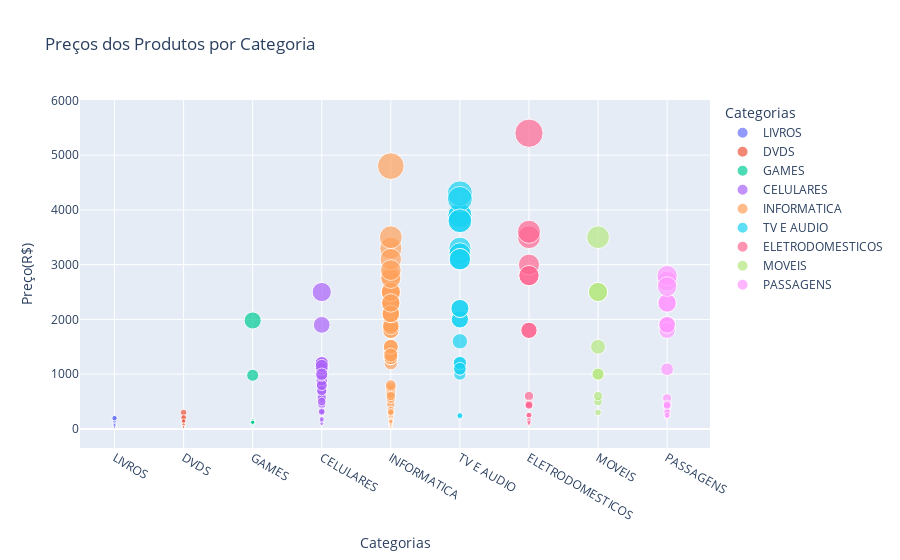

Write notebook code for a chart like this one.
### Code cell
# Criar gráfico de dispersão
fig = px.scatter(
    df_join,
    x='Categoria',             # Eixo X
    y='Valor Unitário',          # Eixo Y
    color='Categoria',           # Cor por categoria
    size='Valor Unitário',          # Tamanho dos pontos conforme custo médio
    title='Preços dos Produtos por Categoria',
    labels={
        'Categoria': 'Categorias',
        'Valor Unitário': 'Preço(R$)'
    },
    hover_name='Produto'         # Mostra o nome do produto ao passar o mouse
)

# Exibir o gráfico interativo
fig.show()

### Figure 1 — Plotly figure (JSON) as saved in the notebook; plotly's stock layout.template omitted (floating-point values rounded to 4 significant figures)
{"data": [{"hovertemplate": "<b>%{hovertext}</b><br><br>Categorias=%{x}<br>Preço(R$)=%{marker.size}<extra></extra>", "hovertext": ["Cavaleiro Dos 7 Reinos", "Jogos Vorazes", "Revelados", "A Culpa É Das Estrelas", "Um Caso Perdido", "Windows 2016 Visao Geral", "Exchange 2014", "C# Pratico", "Sql Server 2016", "Tsql Tuning", "Advanced Azure", "As Crônicas De Andromeda", "Cronicas Antigas", "O Senhor Do Crime", "Barco De Pedra"], "legendgroup": "LIVROS", "marker": {"color": "#636efa", "size": [30, 45, 48, 24, 56, 90, 130, 60, 30, 90, 70, 69, 189, 199, 37], "sizemode": "area", "sizeref": 13.5, "symbol": "circle"}, "mode": "markers", "name": "LIVROS", "orientation": "v", "showlegend": true, "x": ["LIVROS", "LIVROS", "LIVROS", "LIVROS", "LIVROS", "LIVROS", "LIVROS", "LIVROS", "LIVROS", "LIVROS", "LIVROS", "LIVROS", "LIVROS", "LIVROS", "LIVROS"], "xaxis": "x", "y": [30, 45, 48, 24, 56, 90, 130, 60, 30, 90, 70, 69, 189, 199, 37], "yaxis": "y", "type": "scatter"}, {"hovertemplate": "<b>%{hovertext}</b><br><br>Categorias=%{x}<br>Preço(R$)=%{marker.size}<extra></extra>", "hovertext": ["O Patrão", "A Casa", "A Teoria", "Diário Romântico", "Dinossauros", "Jackson", "Escolinha Do Juca", "Casoas Antigos", "O Pequeno", "Poderoso Chefe", "Mentes Criminosas", "Familia Paratto", "Gladiadores", "O Super-herói", "Homem De Aço", "Gravitacional", "Vingança", "Jogos Maléficos", "A Vida Secreta", "O Imortal"], "legendgroup": "DVDS", "marker": {"color": "#EF553B", "size": [78, 299, 198, 176, 40, 34, 56, 37, 43, 98, 210, 134, 145, 45, 45, 78, 45, 38, 37, 37], "sizemode": "area", "sizeref": 13.5, "symbol": "circle"}, "mode": "markers", "name": "DVDS", "orientation": "v", "showlegend": true, "x": ["DVDS", "DVDS", "DVDS", "DVDS", "DVDS", "DVDS", "DVDS", "DVDS", "DVDS", "DVDS", "DVDS", "DVDS", "DVDS", "DVDS", "DVDS", "DVDS", "DVDS", "DVDS", "DVDS", "DVDS"], "xaxis": "x", "y": [78, 299, 198, 176, 40, 34, 56, 37, 43, 98, 210, 134, 145, 45, 45, 78, 45, 38, 37, 37], "yaxis": "y", "type": "scatter"}, {"hovertemplate": "<b>%{hovertext}</b><br><br>Categorias=%{x}<br>Preço(R$)=%{marker.size}<extra></extra>", "hovertext": ["Cavaleiro Das Trevas", "Cartoon Movie", "Cavaleiros De Prata", "Wario", "Just Dance", "Revivals", "Load Runner", "Futebol 2018", "Soccer 2018", "Diabo", "Fantasy Star", "Titans", "Raider", "Castelvania", "South Place", "Dragon Blazer", "Thief", "Fabula", "Devilcry", "Mafia", "Playstation 4", "Playstation 3"], "legendgroup": "GAMES", "marker": {"color": "#00cc96", "size": [110, 99, 145, 145, 99, 145, 145, 145, 145, 99, 89, 98, 120, 120, 98, 90, 140, 120, 120, 120, 1980, 980], "sizemode": "area", "sizeref": 13.5, "symbol": "circle"}, "mode": "markers", "name": "GAMES", "orientation": "v", "showlegend": true, "x": ["GAMES", "GAMES", "GAMES", "GAMES", "GAMES", "GAMES", "GAMES", "GAMES", "GAMES", "GAMES", "GAMES", "GAMES", "GAMES", "GAMES", "GAMES", "GAMES", "GAMES", "GAMES", "GAMES", "GAMES", "GAMES", "GAMES"], "xaxis": "x", "y": [110, 99, 145, 145, 99, 145, 145, 145, 145, 99, 89, 98, 120, 120, 98, 90, 140, 120, 120, 120, 1980, 980], "yaxis": "y", "type": "scatter"}, {"hovertemplate": "<b>%{hovertext}</b><br><br>Categorias=%{x}<br>Preço(R$)=%{marker.size}<extra></extra>", "hovertext": ["Moto G6", "Moto G5", "Moto Z Play 2", "Motorola Tv", "Carregador Turbo Celular", "Nokia 549", "Nokia Quarty", "Nokia Asha 501", "Nokia Asha 202", "Carregador Universal Nokia", "Samsung E1203", "Samsung Xy 3", "Samsung Xy 4", "Samsung Duos", "Lg Optimus", "Lg C397", "Dreamc Vga", "Dreamc Quarty", "Xtg E1", "Xtg Sound", "Xtg Rad D3", "Xtg Rad D1", "Phone 4", "Phone 5", "Sony W100", "Sony W200", "Sony W500", "Moto Z Play 3", "Star Tack"], "legendgroup": "CELULARES", "marker": {"color": "#ab63fa", "size": [860, 679, 1150, 799, 99, 450, 300, 600, 700, 100, 560, 800, 1200, 1100, 890, 500, 150, 180, 300, 320, 700, 800, 1900, 2500, 980, 1100, 1200, 1150, 1000], "sizemode": "area", "sizeref": 13.5, "symbol": "circle"}, "mode": "markers", "name": "CELULARES", "orientation": "v", "showlegend": true, "x": ["CELULARES", "CELULARES", "CELULARES", "CELULARES", "CELULARES", "CELULARES", "CELULARES", "CELULARES", "CELULARES", "CELULARES", "CELULARES", "CELULARES", "CELULARES", "CELULARES", "CELULARES", "CELULARES", "CELULARES", "CELULARES", "CELULARES", "CELULARES", "CELULARES", "CELULARES", "CELULARES", "CELULARES", "CELULARES", "CELULARES", "CELULARES", "CELULARES", "CELULARES"], "xaxis": "x", "y": [860, 679, 1150, 799, 99, 450, 300, 600, 700, 100, 560, 800, 1200, 1100, 890, 500, 150, 180, 300, 320, 700, 800, 1900, 2500, 980, 1100, 1200, 1150, 1000], "yaxis": "y", "type": "scatter"}, {"hovertemplate": "<b>%{hovertext}</b><br><br>Categorias=%{x}<br>Preço(R$)=%{marker.size}<extra></extra>", "hovertext": ["Sony I7", "Sony I5", "Desktop I3", "Desktop I5", "Desktop 17", "Ipod Nano 16", "Ipod Nano 32", "Ipad Mini 16", "Ipad 32", "Ipad 64", "Pendrive 32 Multilaser", "Pendrive 16", "Pendrive 64", "Pendrive 64 Ml", "Pendrive 256", "Pendrive 128 Crossair", "Pendrive 128", "Hd 1t Samsung", "Hd 2t Samsung", "Hd 3t Samsung", "Hd 1t", "Hd 2t", "Hd 3t", "Desktop P5 Ml", "Desktop A5 Ml", "Desktop P5 Ph", "Desktop A5 Ph", "Desktop A5 Hp", "Desktop P5 Hp", "Desktop A5 Hp", "Notebook Hp C-34", "Notebook Hp One", "Notebook Hp Inove", "Notebook Sony Jk", "Notebook Sony 3d", "Notebook Sony Aws", "Notebook Msft Hibr", "Notebook Msft Touch", "Notebook Msft 17", "Notebook Acer 15", "Notebook Acer 17", "Notebook Ln 15", "Notebook Ln 17", "Tablet 7 Lenovo", "Tablet 10 Lenovo", "Mp4 32 Gb Sony", "Pc Dual Core", "Galaxy Tab 10", "Galaxy Note", "Roteador Wireless", "Roteador 18 Portas", "Adaptador Wireless", "Hub Switch 6 Portas", "Memoria Ddr 3 4gb", "Memoria Ddr 3 8gb", "Memoria Ddr 3 16gb", "Memoria Ddr 3 32gb", "Leitor De Cartoes", "Leitor De Cartoes Multilaser", "Cartao Sd 32 Gb Sandisk", "Cartao Sd 64 Gb Samsung", "Cartao Sd 128 Gb Sandisk", "Cartao Sd 32 Gb Sandisk", "Cartao Sd 64 Gb Samsung", "Cartao Sd 128 Gb Sandisk", "Placa De Som", "Combo Teclado E Mouse", "Teclado Wireless Multilaser", "Mouse Optico", "Combo Teclado E Mouse", "Teclado Wireless", "Mouse Optico", "Mochila Notebook 14 Pol", "Mochila Notebook 15.6 Pol", "Mochila Notebook 17 Pol"], "legendgroup": "INFORMATICA", "marker": {"color": "#FFA15A", "size": [2500, 1800, 1800, 2100, 2300, 300, 450, 1200, 1900, 2500, 50, 30, 80, 85, 240, 137, 146, 260, 550, 700, 290, 650, 760, 1400, 1300, 1400, 1300, 1300, 1400, 1300, 2300, 1870, 3300, 2800, 2500, 2750, 4800, 3500, 3100, 1500, 2100, 1500, 2100, 600, 800, 240, 1350, 2300, 2900, 90, 300, 89, 79, 80, 90, 140, 350, 34, 24, 32, 78, 156, 32, 78, 156, 290, 310, 120, 89, 130, 89, 59, 89, 109, 139], "sizemode": "area", "sizeref": 13.5, "symbol": "circle"}, "mode": "markers", "name": "INFORMATICA", "orientation": "v", "showlegend": true, "x": ["INFORMATICA", "INFORMATICA", "INFORMATICA", "INFORMATICA", "INFORMATICA", "INFORMATICA", "INFORMATICA", "INFORMATICA", "INFORMATICA", "INFORMATICA", "INFORMATICA", "INFORMATICA", "INFORMATICA", "INFORMATICA", "INFORMATICA", "INFORMATICA", "INFORMATICA", "INFORMATICA", "INFORMATICA", "INFORMATICA", "INFORMATICA", "INFORMATICA", "INFORMATICA", "INFORMATICA", "INFORMATICA", "INFORMATICA", "INFORMATICA", "INFORMATICA", "INFORMATICA", "INFORMATICA", "INFORMATICA", "INFORMATICA", "INFORMATICA", "INFORMATICA", "INFORMATICA", "INFORMATICA", "INFORMATICA", "INFORMATICA", "INFORMATICA", "INFORMATICA", "INFORMATICA", "INFORMATICA", "INFORMATICA", "INFORMATICA", "INFORMATICA", "INFORMATICA", "INFORMATICA", "INFORMATICA", "INFORMATICA", "INFORMATICA", "INFORMATICA", "INFORMATICA", "INFORMATICA", "INFORMATICA", "INFORMATICA", "INFORMATICA", "INFORMATICA", "INFORMATICA", "INFORMATICA", "INFORMATICA", "INFORMATICA", "INFORMATICA", "INFORMATICA", "INFORMATICA", "INFORMATICA", "INFORMATICA", "INFORMATICA", "INFORMATICA", "INFORMATICA", "INFORMATICA", "INFORMATICA", "INFORMATICA", "INFORMATICA", "INFORMATICA", "INFORMATICA"], "xaxis": "x", "y": [2500, 1800, 1800, 2100, 2300, 300, 450, 1200, 1900, 2500, 50, 30, 80, 85, 240, 137, 146, 260, 550, 700, 290, 650, 760, 1400, 1300, 1400, 1300, 1300, 1400, 1300, 2300, 1870, 3300, 2800, 2500, 2750, 4800, 3500, 3100, 1500, 2100, 1500, 2100, 600, 800, 240, 1350, 2300, 2900, 90, 300, 89, 79, 80, 90, 140, 350, 34, 24, 32, 78, 156, 32, 78, 156, 290, 310, 120, 89, 130, 89, 59, 89, 109, 139], "yaxis": "y", "type": "scatter"}, {"hovertemplate": "<b>%{hovertext}</b><br><br>Categorias=%{x}<br>Preço(R$)=%{marker.size}<extra></extra>", "hovertext": ["Tv Led 42 Sony", "Tv Led 32 Sony", "Tv Led 50 Sony", "Tv Led 60 Sony", "Tv Led 42 Lg", "Tv Led 32 Lg", "Tv Led 50 Lg", "Tv Led 55 Lg", "Tv Led 42 Samsung", "Tv Led 32 Samsung", "Tv Led 50 Samsung", "Tv Led 60 Samsung", "Tv Plasma Philips 42", "Tv Led 42 Cce", "Home Theater Lg", "Home Theater Panasonic", "Smart Tv Philips 46", "Smart Tv Samsung 52", "Smart Tv Panasonic 46", "Smart Tv Panasonic 52", "Smart Tv Panasonic 32", "Smart Tv Panasonic 42", "Tv 3d Philips 42", "Tv 3d Sony 42"], "legendgroup": "TV E AUDIO", "marker": {"color": "#19d3f3", "size": [2000, 1000, 3200, 3900, 2000, 1100, 3100, 3900, 2200, 1210, 3300, 3800, 1200, 1600, 230, 245, 3199, 4300, 3099, 4200, 1099, 2200, 3800, 3100], "sizemode": "area", "sizeref": 13.5, "symbol": "circle"}, "mode": "markers", "name": "TV E AUDIO", "orientation": "v", "showlegend": true, "x": ["TV E AUDIO", "TV E AUDIO", "TV E AUDIO", "TV E AUDIO", "TV E AUDIO", "TV E AUDIO", "TV E AUDIO", "TV E AUDIO", "TV E AUDIO", "TV E AUDIO", "TV E AUDIO", "TV E AUDIO", "TV E AUDIO", "TV E AUDIO", "TV E AUDIO", "TV E AUDIO", "TV E AUDIO", "TV E AUDIO", "TV E AUDIO", "TV E AUDIO", "TV E AUDIO", "TV E AUDIO", "TV E AUDIO", "TV E AUDIO"], "xaxis": "x", "y": [2000, 1000, 3200, 3900, 2000, 1100, 3100, 3900, 2200, 1210, 3300, 3800, 1200, 1600, 230, 245, 3199, 4300, 3099, 4200, 1099, 2200, 3800, 3100], "yaxis": "y", "type": "scatter"}, {"hovertemplate": "<b>%{hovertext}</b><br><br>Categorias=%{x}<br>Preço(R$)=%{marker.size}<extra></extra>", "hovertext": ["Lavadora Lg 10l", "Geladeira Brastemp", "Microondas Brastemp", "Lavadora Ganca 10l", "Chapa A Gas Ganca", "Panificadora Britania", "Grill Geroge Foreman", "Mixer Wallita", "Mixer Britania", "Liquidificador Wallita", "Liquidificador Arno", "Batedeira Brastemp", "Juicer Wallita", "Juicer Arno", "Juicer Cce", "Centrifuga Arno", "Freezer 300l Brastemp", "Lava Loucas Brastemp", "Lava Loucas Cce"], "legendgroup": "ELETRODOMESTICOS", "marker": {"color": "#FF6692", "size": [2800, 3000, 600, 5400, 1800, 250, 250, 160, 90, 90, 87, 120, 450, 450, 430, 2800, 1800, 3500, 3600], "sizemode": "area", "sizeref": 13.5, "symbol": "circle"}, "mode": "markers", "name": "ELETRODOMESTICOS", "orientation": "v", "showlegend": true, "x": ["ELETRODOMESTICOS", "ELETRODOMESTICOS", "ELETRODOMESTICOS", "ELETRODOMESTICOS", "ELETRODOMESTICOS", "ELETRODOMESTICOS", "ELETRODOMESTICOS", "ELETRODOMESTICOS", "ELETRODOMESTICOS", "ELETRODOMESTICOS", "ELETRODOMESTICOS", "ELETRODOMESTICOS", "ELETRODOMESTICOS", "ELETRODOMESTICOS", "ELETRODOMESTICOS", "ELETRODOMESTICOS", "ELETRODOMESTICOS", "ELETRODOMESTICOS", "ELETRODOMESTICOS"], "xaxis": "x", "y": [2800, 3000, 600, 5400, 1800, 250, 250, 160, 90, 90, 87, 120, 450, 450, 430, 2800, 1800, 3500, 3600], "yaxis": "y", "type": "scatter"}, {"hovertemplate": "<b>%{hovertext}</b><br><br>Categorias=%{x}<br>Preço(R$)=%{marker.size}<extra></extra>", "hovertext": ["Mesa 4 Lugares", "Cadeira De Ferro", "Mesa Jantar 6 Lugares", "Rack Tv Mogno", "Armario Cozinha 6 Portas", "Conjunto De Sofa", "Mesa De Centro", "Cama Solteiro", "Cama Casal"], "legendgroup": "MOVEIS", "marker": {"color": "#B6E880", "size": [1000, 300, 2500, 1500, 2500, 3500, 500, 600, 1000], "sizemode": "area", "sizeref": 13.5, "symbol": "circle"}, "mode": "markers", "name": "MOVEIS", "orientation": "v", "showlegend": true, "x": ["MOVEIS", "MOVEIS", "MOVEIS", "MOVEIS", "MOVEIS", "MOVEIS", "MOVEIS", "MOVEIS", "MOVEIS"], "xaxis": "x", "y": [1000, 300, 2500, 1500, 2500, 3500, 500, 600, 1000], "yaxis": "y", "type": "scatter"}, {"hovertemplate": "<b>%{hovertext}</b><br><br>Categorias=%{x}<br>Preço(R$)=%{marker.size}<extra></extra>", "hovertext": ["Sao Paulo / Recife", "Sao Paulo / Goiania", "Sao Paulo / Salvador", "Sao Paulo / Rio De Janeiro", "Sao Paulo / Belo Horizonte", "Sao Paulo / Buenos Aires", "Sao Paulo / Lima", "Sao Paulo / Miami", "Sao Paulo / Madrid", "Sao Paulo / Roma", "Sao Paulo / Curitiba", "Sao Paulo / Londrina", "Rio De Janeiro / Campinas", "Rio De Janeiro / Lima", "Rio De Janeiro / Recife", "Rio De Janeiro / Curitiba", "Rio De Janeiro / Londrina", "Rio De Janeiro / Madrid", "Rio De Janeiro / Paris", "Rio De Janeiro / Miami", "Rio De Janeiro / New York"], "legendgroup": "PASSAGENS", "marker": {"color": "#FF97FF", "size": [360, 400, 450, 230, 250, 1090, 1900, 2300, 2700, 2800, 300, 310, 250, 1900, 560, 450, 430, 1800, 2300, 1900, 2600], "sizemode": "area", "sizeref": 13.5, "symbol": "circle"}, "mode": "markers", "name": "PASSAGENS", "orientation": "v", "showlegend": true, "x": ["PASSAGENS", "PASSAGENS", "PASSAGENS", "PASSAGENS", "PASSAGENS", "PASSAGENS", "PASSAGENS", "PASSAGENS", "PASSAGENS", "PASSAGENS", "PASSAGENS", "PASSAGENS", "PASSAGENS", "PASSAGENS", "PASSAGENS", "PASSAGENS", "PASSAGENS", "PASSAGENS", "PASSAGENS", "PASSAGENS", "PASSAGENS"], "xaxis": "x", "y": [360, 400, 450, 230, 250, 1090, 1900, 2300, 2700, 2800, 300, 310, 250, 1900, 560, 450, 430, 1800, 2300, 1900, 2600], "yaxis": "y", "type": "scatter"}], "layout": {"xaxis": {"anchor": "y", "domain": [0, 1], "title": {"text": "Categorias"}, "categoryorder": "array", "categoryarray": ["LIVROS", "DVDS", "GAMES", "CELULARES", "INFORMATICA", "TV E AUDIO", "ELETRODOMESTICOS", "MOVEIS", "PASSAGENS"]}, "yaxis": {"anchor": "x", "domain": [0, 1], "title": {"text": "Preço(R$)"}}, "legend": {"title": {"text": "Categorias"}, "tracegroupgap": 0, "itemsizing": "constant"}, "title": {"text": "Preços dos Produtos por Categoria"}}}
